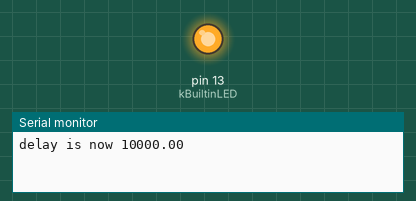
Recording of a sketch running on a simulated Arduino Uno, built with avr-gcc and run on an emulated ATmega328P. On the bench: output pins drawn as LEDs (lit = HIGH), the last lines printed to the serial monitor.

Above: at 0.1 s.
At 32.6 s:
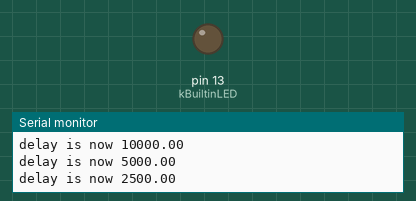
Timing chart, 0 to 40.0 s (numbered marks = the images above):
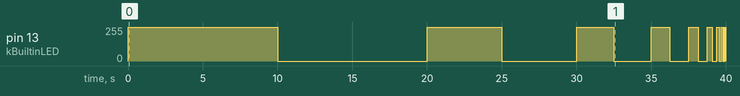

The sketch:

myBlink.ino
```cpp
const int kBuiltinLED = 13;

void setup()
{
  pinMode(kBuiltinLED, OUTPUT);
  Serial.begin(9600); // send and receive at 9600 bits per second (baud)
}

float myDelay = 20000;

void loop()
{
  myDelay = myDelay/2;
  Serial.print("delay is now ");
  Serial.println(myDelay);
  if(myDelay <= 0.00) {
    Serial.println("Delay is too low, resetting.");
    myDelay = 1000;
    delay(1500);
  }
  digitalWrite(kBuiltinLED, HIGH);
  delay(myDelay);
  digitalWrite(kBuiltinLED, LOW);
  delay(myDelay);
}
```

Measured:
- by itself, pin 13 (kBuiltinLED): 0/255 → 255/255 at 0.00 s, → 0/255 10.0 s later, → 255/255 10.0 s later, → 0/255 5.0 s later, … (23 changes in this stretch)
